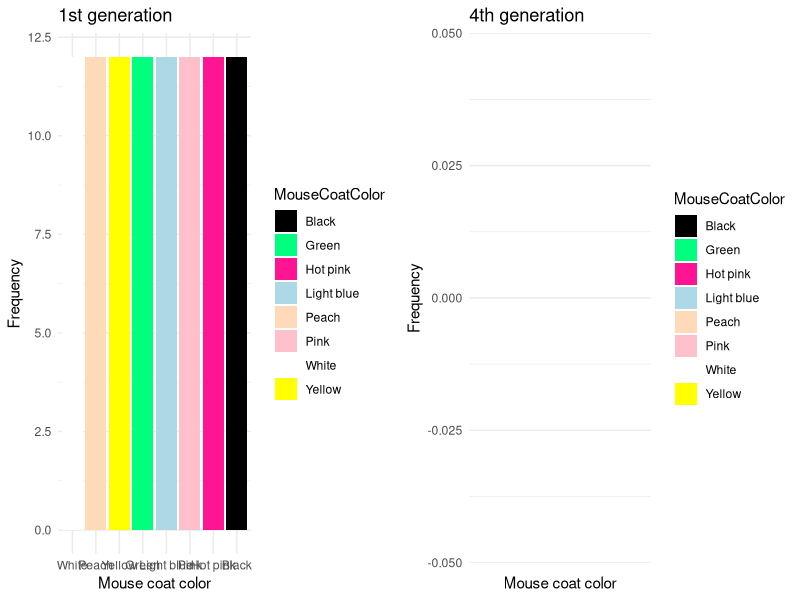

Recreate this plot in R.
library(tidyverse)
library(gridExtra) #REMEMBER TO INSTALL!!!

#import data

#change below once finalized
setwd("addyourworkingdirectoryhere") 

# Load the data
data <- read.csv("naturalselectiondatasheet.csv")

# Ensure the 'Order_LightesttoDarkest' column is numeric
data$Order_LightesttoDarkest <- as.numeric(data$Order_LightesttoDarkest)

# Define a named vector that matches coat color names to actual colors
color_mapping <- c("White" = "white", 
                   "Peach" = "peachpuff", 
                   "Yellow" = "yellow", 
                   "Green" = "#00FF7F", 
                   "Light blue" = "lightblue", 
                   "Pink" = "#FFC0CB", 
                   "Hot pink" = "#FF1493", 
                   "Black" = "black")

# Create a subset for the first generation
first_gen <- data %>% dplyr::filter(Generation == "1stGen")

# Create a subset for the final generation
final_gen <- data %>% dplyr::filter(Generation == "4thGen")

# Plot for the first generation
p1 <- ggplot(first_gen, aes(x = reorder(MouseCoatColor, Order_LightesttoDarkest), y = Frequency, fill = MouseCoatColor)) +
  geom_bar(stat = "identity") +
  scale_fill_manual(values = color_mapping) +
  labs(title = "1st generation",
       x = "Mouse coat color",
       y = "Frequency") +
  theme_minimal() 

# Plot for the final generation
p2 <- ggplot(final_gen, aes(x = reorder(MouseCoatColor, Order_LightesttoDarkest), y = Frequency, fill = MouseCoatColor)) +
  geom_bar(stat = "identity") +
  scale_fill_manual(values = color_mapping) +
  labs(title = "4th generation",
       x = "Mouse coat color",
       y = "Frequency") +
  theme_minimal() 

grid.arrange(p1, p2, ncol = 2)

